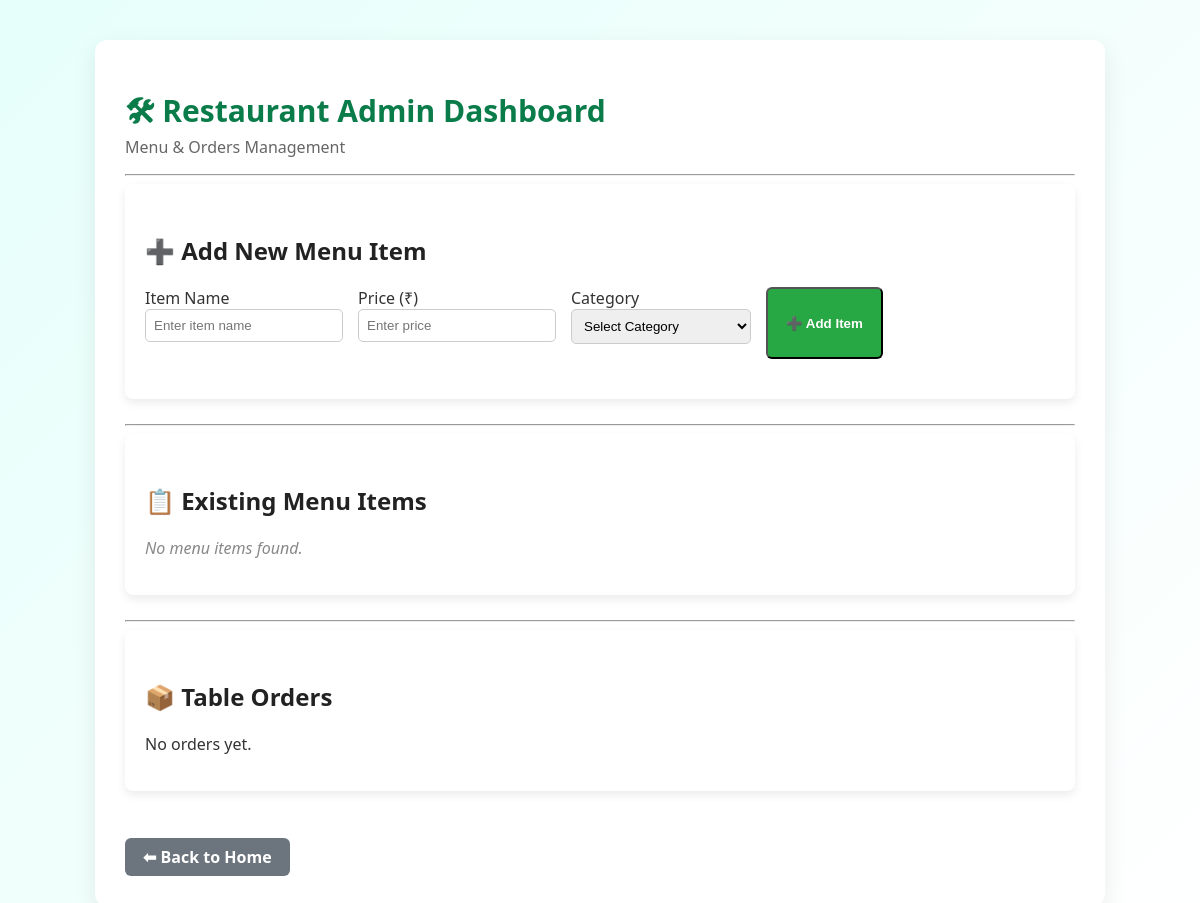
/admin, run on an earlier commit of the app's database.
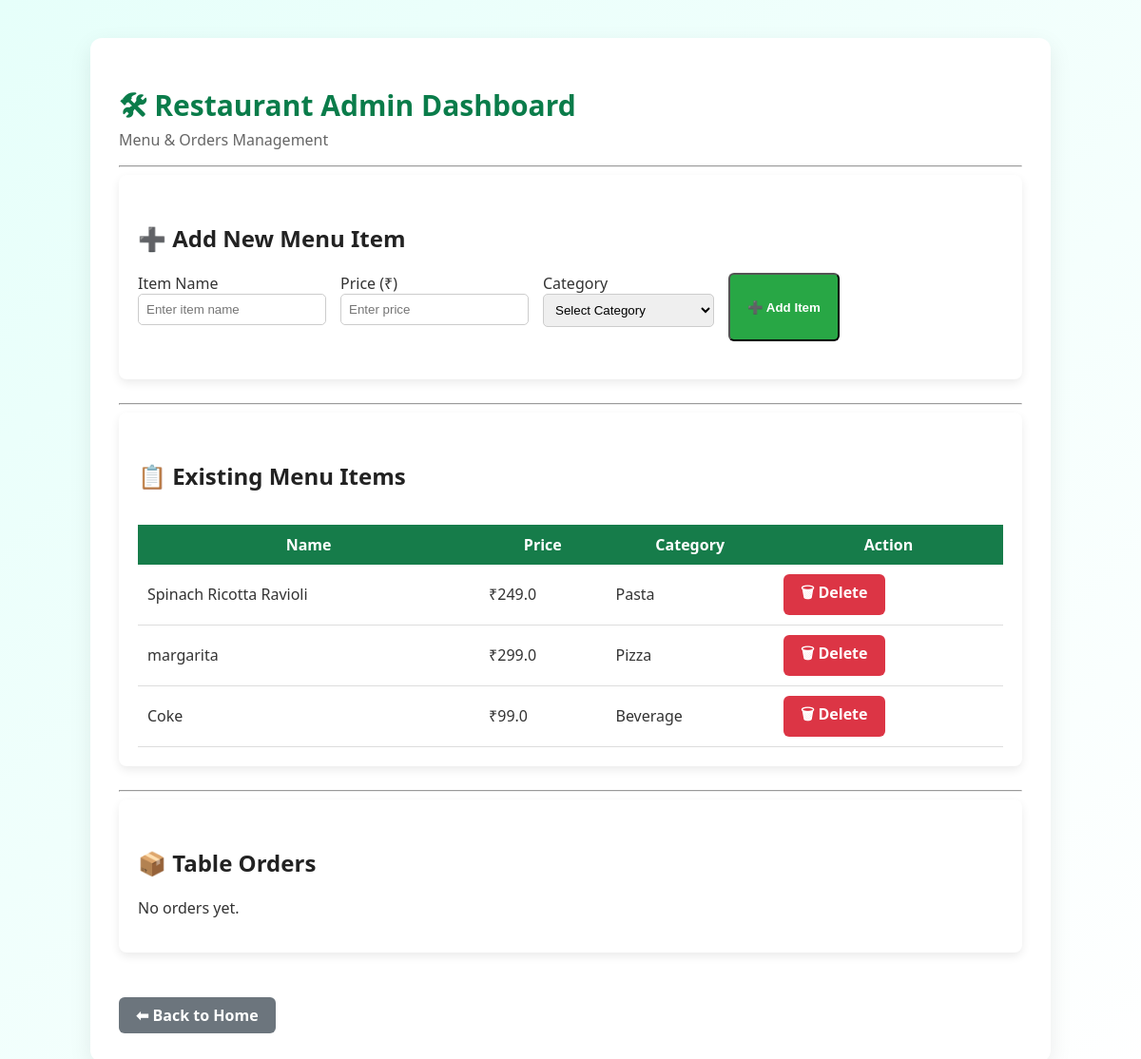
And on a later commit of the database.
### tables this page shows
CREATE TABLE menu (
            id INTEGER PRIMARY KEY AUTOINCREMENT,
            name TEXT NOT NULL,
            price REAL NOT NULL,
            category TEXT NOT NULL
        );

### app.py (the view)
@app.route("/admin")
def admin_dashboard():
    conn = get_db_connection()
    menu_items = conn.execute(
        "SELECT id, name, price, category FROM menu"
    ).fetchall()
    orders = conn.execute(
        "SELECT * FROM orders ORDER BY id DESC"
    ).fetchall()
    order_details = {}
    for order in orders:
        items = conn.execute(
            "SELECT item_name, qty, price FROM order_items WHERE order_id=?",
            (order["id"],)
        ).fetchall()
        order_details[order["id"]] = items
    conn.close()
    return render_template(
        "admin.html",
        menu=menu_items,
        orders=orders,
        order_details=order_details
    )

### database.py (called while the page is built)
def get_db_connection():
    conn = sqlite3.connect("restaurant.db")
    conn.row_factory = sqlite3.Row
    return conn

### templates/admin.html (shortened to what this page needs)
<!DOCTYPE html>
<html>
<head>
    <link rel="stylesheet" href="{{ url_for('static', filename='style.css') }}">
</head>
<body>
<div class="container">
    <div class="admin-header">
        <h1>🛠 Restaurant Admin Dashboard</h1>
        <p class="subtitle">Menu & Orders Management</p>
    </div>
    <hr>
    <div class="card">
        <h2>➕ Add New Menu Item</h2>
        <form action="{{ url_for('admin_add_item') }}" method="POST" class="admin-form">
            <div class="form-group">
                <label>Item Name</label>
                <input type="text" name="name" placeholder="Enter item name" required>
            </div>
            <div class="form-group">
                <label>Price (₹)</label>
                <input type="number" name="price" placeholder="Enter price" required>
            </div>
            <div class="form-group">
                <label>Category</label>
                <select name="category" required>
                    <option value="">Select Category</option>
                </select>
            </div>
            <button type="submit" class="btn primary-btn">
                ➕ Add Item
            </button>
        </form>
    </div>
    <hr>
    <div class="card">
        <h2>📋 Existing Menu Items</h2>
        {% if menu %}
        <div class="table-wrapper">
            <table class="admin-table">
                <thead>
                    <tr>
                        <th>Name</th>
                        <th>Price</th>
                        <th>Category</th>
                        <th>Action</th>
                    </tr>
                </thead>
                <tbody>
                    {% for item in menu %}
                    <tr>
                        <td>{{ item.name }}</td>
                        <td>₹{{ item.price }}</td>
                        <td>{{ item.category }}</td>
                        <td>
                            <a href="{{ url_for('admin_delete_item', item_id=item.id) }}"
                               class="btn danger-btn">
                               🗑 Delete
                            </a>
                        </td>
                    </tr>
                    {% endfor %}
                </tbody>
            </table>
        </div>
        {% else %}
            <p class="empty-msg">No menu items found.</p>
        {% endif %}
    </div>
    <hr>
    <div class="card">
        <h2>📦 Table Orders</h2>
        {% if orders %}
            {% for order in orders %}
                <div style="margin-bottom:20px; padding:15px; background:#f7f7f7; border-radius:8px;">
                    <strong>Order ID:</strong> {{ order.id }} <br>
                    <strong>Table:</strong> {{ order.table_id }} <br>
                    <strong>Total:</strong> ₹{{ order.total }}
                    <br><br>
                    <a href="{{ url_for('complete_order', order_id=order.id) }}"
                       class="btn danger-btn">
                       ✅ Mark as Served
                    </a>
                    <br><br>
                    <table class="admin-table">
                        <thead>
                            <tr>
                                <th>Item</th>
                                <th>Qty</th>
                                <th>Price (₹)</th>
                            </tr>
                        </thead>
                        <tbody>
                            {% for item in order_details[order.id] %}
                            <tr>
                                <td>{{ item.item_name }}</td>
                                <td>{{ item.qty }}</td>
                                <td>₹{{ item.price }}</td>
                            </tr>
                            {% endfor %}
                        </tbody>
                    </table>
                </div>
            {% endfor %}
        {% else %}
            <p>No orders yet.</p>
        {% endif %}
    </div>
    <br>
    <a href="/" class="btn secondary-btn">
        ⬅ Back to Home
    </a>
</div>
</body>
</html>

### static/style.css (style rules this page uses)
body { margin: 0; font-family: 'Segoe UI', Arial, sans-serif; background: linear-gradient(135deg, #e6fffa, #ffffff); color: #333; }
h1 { color: #0a7c4a; font-size: 30px; margin-bottom: 5px; }
h2 { color: #222; margin-top: 30px; }
.container { width: 90%; max-width: 950px; margin: 40px auto; background: white; padding: 30px; border-radius: 12px; box-shadow: 0 8px 25px rgba(0, 0, 0, 0.08); }
.btn { display: inline-block; background: #167c4a; color: white; padding: 8px 18px; border-radius: 6px; text-decoration: none; font-weight: 600; transition: 0.2s; }
.secondary-btn { background: #444; }
.admin-form { display: flex; gap: 15px; flex-wrap: wrap; margin-bottom: 20px; }
.admin-form input, .admin-form select { padding: 10px; border-radius: 6px; border: 1px solid #ccc; min-width: 180px; }
.admin-table { width: 100%; border-collapse: collapse; margin-top: 15px; }
.admin-table th { background: #167c4a; color: white; padding: 10px; }
.admin-table td { padding: 10px; border-bottom: 1px solid #ddd; }
.danger-btn { background: #d9534f; }
.table-wrapper { overflow-x: auto; }
.card { background: #ffffff; padding: 20px; border-radius: 8px; margin-bottom: 25px; box-shadow: 0 4px 10px rgba(0,0,0,0.08); }
.subtitle { color: #666; margin-top: -10px; }
.form-group { margin-bottom: 15px; display: flex; flex-direction: column; }
.admin-form input, .admin-form select { padding: 8px; border-radius: 5px; border: 1px solid #ccc; }
.primary-btn { background: #28a745; }
.danger-btn { background: #dc3545; }
.secondary-btn { background: #6c757d; }

What changed in the data, as far as the page shows it:
added menu: name "Spinach Ricotta Ravioli", price "249.0", category "Pasta"
added menu: name "margarita", price "299.0", category "Pizza"
added menu: name "Coke", price "99.0", category "Beverage"
Also different on the page:
text no longer shown: "No menu items found."
text now shown: "Name Price Category Action"
